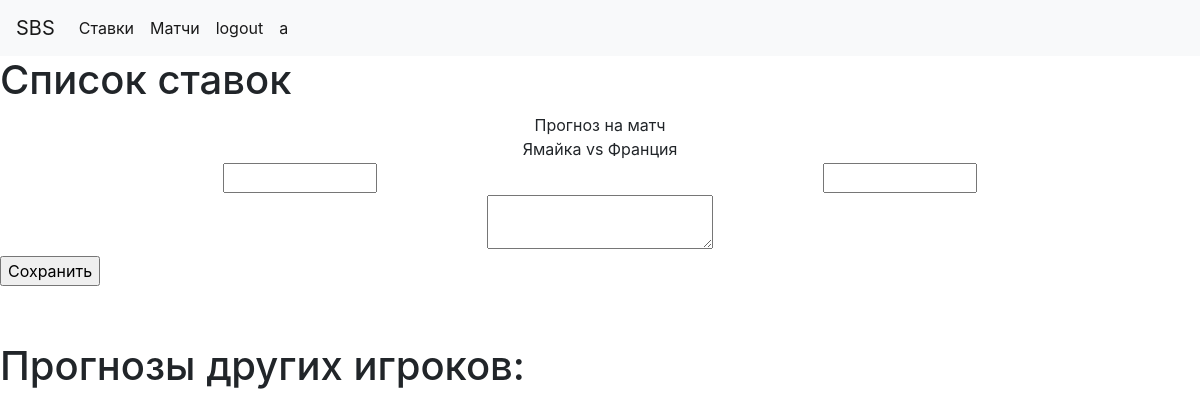
The page /editbets/5 (signed in) on the database as committed earlier.
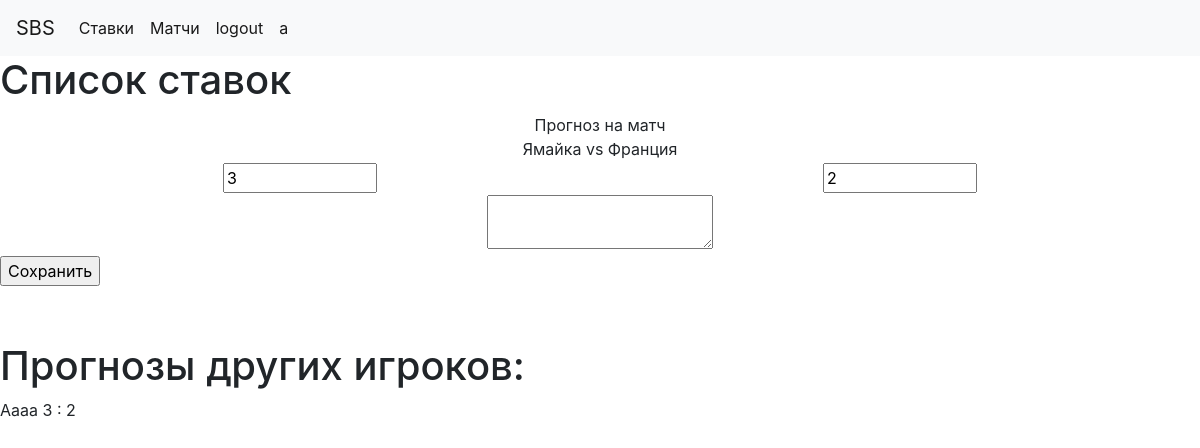
The same page on the database as committed later.
### app/models.py (models this page shows, shortened)
class User(UserMixin, db.Model):
    id = db.Column(db.Integer, primary_key=True)
    username = db.Column(db.String(64), index=True, unique=True)
    email = db.Column(db.String(120), index=True, unique=True)
    password_hash = db.Column(db.String(128))
    pred = db.relationship('Bets', backref='author', lazy='dynamic')
    avatar = db.Column(db.String(128))
    about_me = db.Column(db.String(140))
    fio = db.Column(db.String(140))

class Bets(db.Model):
    id = db.Column(db.Integer, primary_key=True)
    match_id = db.Column(db.String(140), db.ForeignKey('match.id'))
    user_id = db.Column(db.Integer, db.ForeignKey('user.id'))
    t1_pre = db.Column(db.Integer, default=0)
    t2_pre = db.Column(db.Integer, default=0)
    comment = db.Column(db.String(140))
    timestamp = db.Column(db.DateTime, index=True, default=datetime.utcnow)
    res_scor = db.Column(db.Integer)

### app/routes.py (the view, shortened to what this page needs)
@app.route('/editbets/<match_id>', methods=['GET', 'POST'])
@login_required
def editbets(match_id):
    form = BetsEditForm()
    match = Match.query.filter_by(id=match_id).first_or_404()
    users = User.query.all()
    all_bet = Bets.query.filter_by(match_id=match_id).all()
    my_bet = Bets.query.filter_by(match_id=match_id, user_id=current_user.id).first()
    udic = {}
    for i in users:
        udic[i.id] = i.fio
    return render_template('editbets.html', form=form, match=match, all_bet=all_bet, my_bet=my_bet, udic= udic)

### app/forms.py
class BetsEditForm(FlaskForm):
    t1_pre = StringField('Результат Комманды 1', validators=[DataRequired()], default='0')
    t2_pre = StringField('Результат Комманды 2', validators=[DataRequired()], default='0')
    comment = TextAreaField('Комментарий к матчу', validators=[Length(max=140)])
    submit = SubmitField('Сохранить')

### app/models.py (called while the page is built)
@login.user_loader
def load_user(id):
    return User.query.get(int(id))

### app/templates/editbets.html (shortened to what this page needs)
{% extends  'base.html' %}
{% block content_title %}
    Список ставок
{% endblock %}
{% block content%}
	<form action="" method="post" novalidate>
	<table border="0" cellpadding="1" cellspacing="1" style="width:100%">
		<tbody>
			<tr>
				<td style="text-align:center">Прогноз на матч <br>{{match.team1}} vs {{match.team2}}</td>
			</tr>
		</tbody>
	</table>
	<table border="0" cellpadding="1" cellspacing="1" style="width:100%">
		<tbody>
			<tr>
				<td style="text-align:center">{{ form.t1_pre(size=10, value=my_bet.t1_pre) }}</td>
				<td style="text-align:center">{{ form.t2_pre(size=10, value=my_bet.t2_pre) }}</td>
			</tr>
		</tbody>
	</table>
	<table border="0" cellpadding="1" cellspacing="1" style="width:100%">
		<tbody>
			<tr>
				<td style="text-align:center"> {{ form.comment(value=my_bet.comment) }}   </td>
			</tr>
		</tbody>
	</table>
	<p>{{ form.submit() }}</p>
	<p>&nbsp;</p>
	</form>
<h1> Прогнозы других игроков:</h1>
{% for albet in all_bet %}
<p>{{udic[albet.user_id]}} {{albet.t1_pre}} : {{albet.t2_pre}} {{albet.comment}}</p>
{% endfor %}
{% endblock %}

### app/templates/base.html (shortened to what this page needs)
<!DOCTYPE html>
<html lang="en">
<head>
    <link rel="stylesheet" href="https://stackpath.bootstrapcdn.com/bootstrap/4.4.1/css/bootstrap.min.css">
</head>
<body>
<nav class="navbar navbar-expand-lg navbar-light bg-light">
    <a class="navbar-brand" href="{{ url_for('index') }}">SBS</a>
    <div class="collapse navbar-collapse" id="navbarNavAltMarkup">
        <div class="navbar-nav">
            <a class="nav-item nav-link active" href="{{ url_for('bets') }}">Ставки <span class="sr-only">(current)</span></a>
             <a class="nav-item nav-link active" href="{{ url_for('matchs') }}">Матчи <span class="sr-only">(current)</span></a>
        {% if current_user.is_anonymous %}
            <a class="nav-item nav-link active" href="{{ url_for('login') }}">login <span class="sr-only">(current)</span></a>
            <a class="nav-item nav-link active" href="{{ url_for('register') }}">Регистрация <span class="sr-only">(current)</span></a>
        {% else %}
            <a class="nav-item nav-link active" href="{{ url_for('logout') }}">logout <span class="sr-only">(current)</span></a>
        {% endif %}
        <a class="nav-item nav-link active" href="{{ url_for('user', username=current_user.username) }}" >{{ current_user.username }}</a>
    </div>
    </div>
</nav>
<h1>
    {% block content_title %}
    {% endblock %}
</h1>
    {% block content%}
    {% endblock %}
</body>
</html>

Rows that differ between the two databases and show on the page:
added Bets: t1_pre "3", t2_pre "2", {{ udic[albet.user_id] }} "Aaaa"
